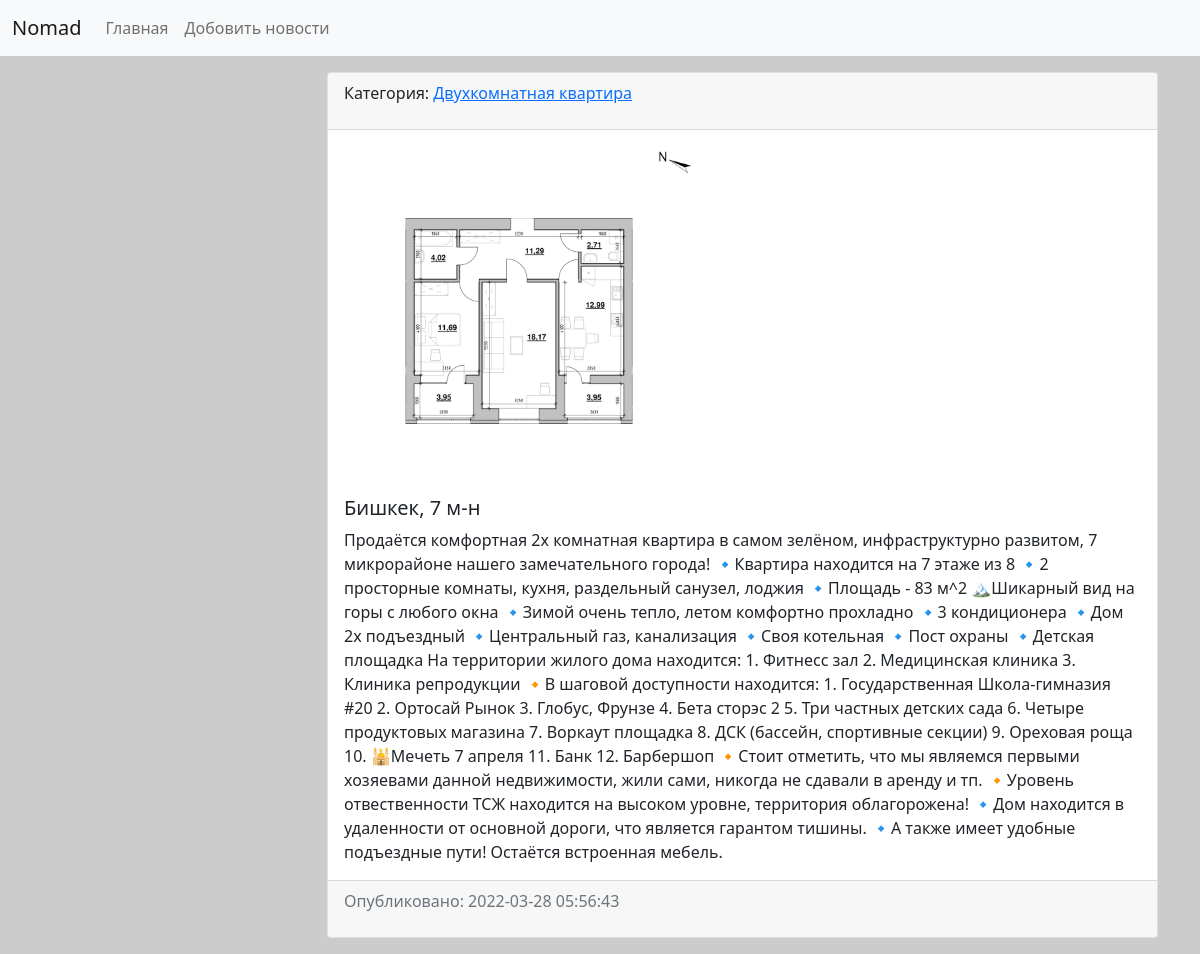
The page /news/39/ on the database its author committed.
### news/models.py (models this page shows, shortened)
class News(models.Model):
    title = models.CharField(max_length=150)
    context = models.TextField()
    created_at = models.DateTimeField(auto_now_add=True)
    update_at = models.DateTimeField(auto_now=True)
    photo = models.ImageField(upload_to="photos/%Y/%m/%d/", blank=True)
    is_published = models.BooleanField(default=True)
    category = models.ForeignKey('Category', on_delete=models.PROTECT, null=True)
    class Meta:
        verbose_name = "Новость"
        verbose_name_plural = "Новости"
        ordering = ["-created_at"]

class Category(models.Model):
    title = models.CharField(max_length=150, db_index=True)
    class Meta:
        verbose_name = "Категория"
        verbose_name_plural = "Категории"
        ordering = ["title"]

### news/views.py (the view)
# urls.py: path('news/<int:news_id>/', view_news, name='view_news'),
def view_news(request, news_id):
    news_item = get_object_or_404(News, pk=news_id)  # Получает один конкретный объект если получает больше или менше одного просает 404
    return render(request, 'news/view_news.html', {"news_item": news_item})

### news/templates/news/view_news.html (shortened to what this page needs)
{% extends 'base.html' %}
{% load static %}
{% block content %}
<div class="card mb-3">
    <div class="card-header">
        <p>Категория: <a href="{% url 'category' news_item.category.pk %}">{{news_item.category.title}}</a></p>
    </div>
    <div class="card-body">
        <div class="media">
            {% if news_item.photo %}
            <img src="{{news_item.photo.url}}" alt='photo' width="350">
            {% endif %}
            <div class="media-body">
                <h5 class="card-title">{{news_item.title}}</h5>
                <p class="card-text">{{news_item.context}}</p>
            </div>
        </div>
    </div>
    <div class="card-footer text-muted">
        <p>Опубликовано: {{news_item.created_at | date:"Y-m-d H:i:s"}}</p>
    </div>
</div>
{% endblock content %}

### news/static/news/css/style.css (style rules this page uses)
body { background-color: #ccc; }

### rows shown on the page
News: category "Двухкомнатная квартира", photo (picture), title "Бишкек, 7 м-н", context "Продаётся комфортная 2х комнатная квартира в самом зелёном, инфраструктурно развитом, 7 микрорайоне нашего замечательного города! 🔹Квартира находится на 7 этаже из 8 🔹2 просторные комнаты, кухня, раздельный санузел, лоджия 🔹Площадь - 83 м^2 🏔Шикарный вид на горы с любого окна 🔹Зимой очень тепло, летом комфортно прохладно 🔹3 кондиционера 🔹Дом 2х подъездный 🔹Центральный газ, канализация 🔹Своя котельная 🔹Пост охраны 🔹Детская площадка На территории жилого дома находится: 1. Фитнесс зал 2. Медицинская клиника 3. Клиника репродукции 🔸В шаговой доступности находится: 1. Государственная Школа-гимназия #20 2. Ортосай Рынок 3. Глобус, Фрунзе 4. Бета сторэс 2 5. Три частных детских сада 6. Четыре…", created_at "2022-03-28 05:56:43"
